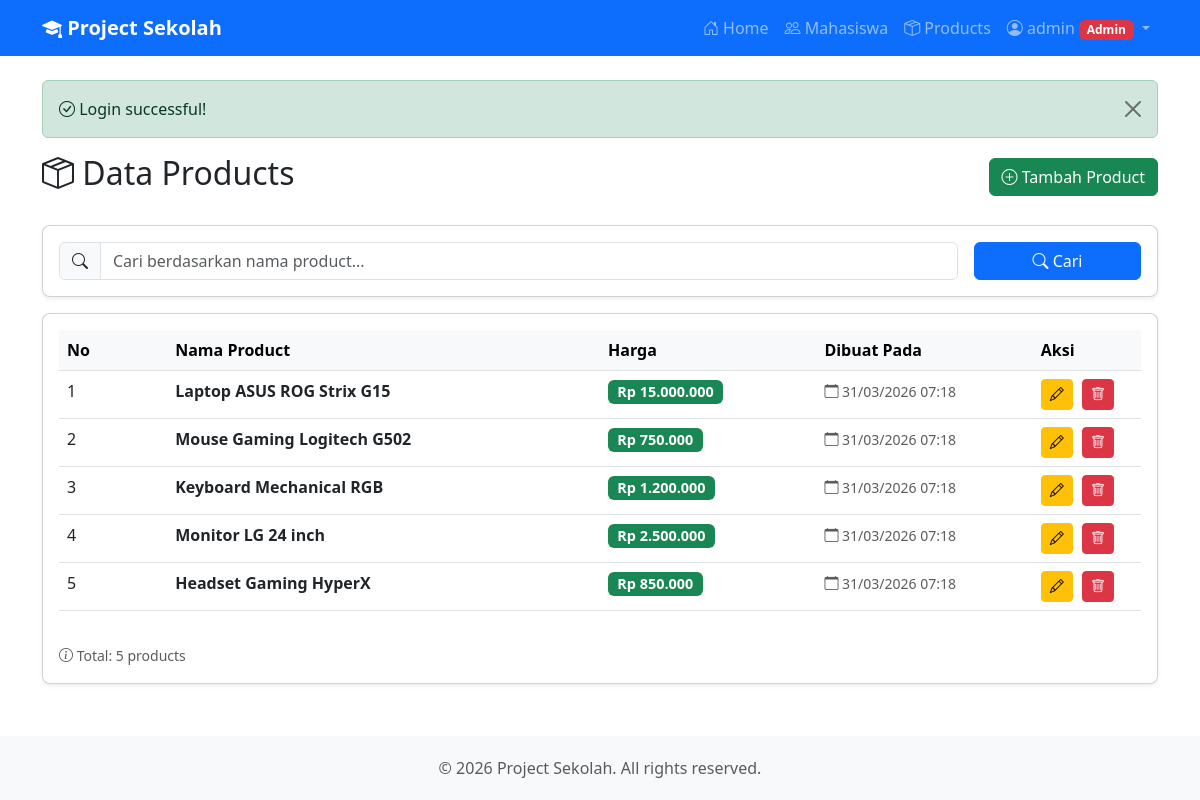
Screenshot of /index.php?page=products (signed in) with the database file from the repository.
### tables this page shows
CREATE TABLE IF NOT EXISTS products (
    id INT AUTO_INCREMENT PRIMARY KEY,
    name VARCHAR(100) NOT NULL,
    price DECIMAL(10,2) NOT NULL,
    created_at TIMESTAMP DEFAULT CURRENT_TIMESTAMP,
    updated_at TIMESTAMP DEFAULT CURRENT_TIMESTAMP ON UPDATE CURRENT_TIMESTAMP
);

### controllers/ProductController.php (called while the page is built, shortened)
<?php
class ProductController {
    private $productModel;
    public function __construct($db) {
        $this->productModel = new Product($db);
    }
    public function index() {
        $search = $_GET['search'] ?? '';
        $productList = $this->productModel->getAll($search);
        require_once 'views/layouts/header.php';
        require_once 'views/products/index.php';
        require_once 'views/layouts/footer.php';
    }
}

### config/app.php (called while the page is built, shortened)
<?php
function isAdmin() {
    return isset($_SESSION['role']) && $_SESSION['role'] === 'admin';
}

### models/Product.php (called while the page is built, shortened)
<?php
class Product {
    private $conn;
    private $table = 'products';
    public function __construct($db) {
        $this->conn = $db;
    }
    public function getAll($search = '') {
        if ($search) {
            $searchTerm = "%{$search}%";
            $stmt = $this->conn->prepare("SELECT * FROM {$this->table} WHERE name LIKE ? ORDER BY created_at DESC");
            $stmt->bind_param("s", $searchTerm);
            $stmt->execute();
            return $stmt->get_result()->fetch_all(MYSQLI_ASSOC);
        } else {
            $query = "SELECT * FROM {$this->table} ORDER BY created_at DESC";
            $result = $this->conn->query($query);
            return $result->fetch_all(MYSQLI_ASSOC);
        }
    }
}

### views/products/index.php (the view, shortened to what this page needs)
<div class="row">
    <div class="col-12">
        <div class="d-flex justify-content-between align-items-center mb-4">
            <h2>
                <i class="bi bi-box-seam"></i> Data Products
            </h2>
            <a href="index.php?page=products&action=create" class="btn btn-success">
                <i class="bi bi-plus-circle"></i> Tambah Product
            </a>
        </div>
    </div>
</div>
<div class="row mb-3">
    <div class="col-12">
        <div class="card">
            <div class="card-body">
                <form method="GET" action="index.php" class="row g-3">
                    <div class="col-md-10">
                        <div class="input-group">
                            <span class="input-group-text">
                                <i class="bi bi-search"></i>
                            </span>
                            <input type="text" class="form-control" name="search"
                                   placeholder="Cari berdasarkan nama product..."
                                   value="<?= htmlspecialchars($search ?? '') ?>">
                        </div>
                    </div>
                    <div class="col-md-2">
                        <button type="submit" class="btn btn-primary w-100">
                            <i class="bi bi-search"></i> Cari
                        </button>
                    </div>
                </form>
            </div>
        </div>
    </div>
</div>
<div class="row">
    <div class="col-12">
        <div class="card">
            <div class="card-body">
                <?php if (empty($productList)): ?>
                    <div class="text-center py-5">
                        <i class="bi bi-inbox" style="font-size: 4rem; color: #ccc;"></i>
                        <h5 class="mt-3 text-muted">
                            <?= $search ? 'Produk tidak ditemukan' : 'Belum ada data product' ?>
                        </h5>
                        <p class="text-muted">
                            <?= $search ? 'Coba kata kunci lain' : 'Klik tombol "Tambah Product" untuk menambahkan data' ?>
                        </p>
                        <?php if ($search): ?>
                            <a href="index.php?page=products" class="btn btn-primary">
                                <i class="bi bi-arrow-counterclockwise"></i> Reset Pencarian
                            </a>
                        <?php endif; ?>
                    </div>
                <?php else: ?>
                    <div class="table-responsive">
                        <table class="table table-hover">
                            <thead class="table-light">
                                <tr>
                                    <th width="10%">No</th>
                                    <th width="40%">Nama Product</th>
                                    <th width="20%">Harga</th>
                                    <th width="20%">Dibuat Pada</th>
                                    <?php if (isAdmin()): ?>
                                        <th width="10%">Aksi</th>
                                    <?php endif; ?>
                                </tr>
                            </thead>
                            <tbody>
                                <?php foreach ($productList as $index => $product): ?>
                                    <tr>
                                        <td><?= $index + 1 ?></td>
                                        <td>
                                            <strong><?= htmlspecialchars($product['name']) ?></strong>
                                        </td>
                                        <td>
                                            <span class="badge bg-success" style="font-size: 0.9rem;">
                                                Rp <?= number_format($product['price'], 0, ',', '.') ?>
                                            </span>
                                        </td>
                                        <td>
                                            <small class="text-muted">
                                                <i class="bi bi-calendar"></i>
                                                <?= date('d/m/Y H:i', strtotime($product['created_at'])) ?>
                                            </small>
                                        </td>
                                        <?php if (isAdmin()): ?>
                                            <td class="table-actions">
                                                <a href="index.php?page=products&action=edit&id=<?= $product['id'] ?>"
                                                   class="btn btn-sm btn-warning" title="Edit">
                                                    <i class="bi bi-pencil"></i>
                                                </a>
                                                <a href="javascript:void(0)"
                                                   onclick="confirmDelete('index.php?page=products&action=delete&id=<?= $product['id'] ?>', 'product')"
                                                   class="btn btn-sm btn-danger" title="Hapus">
                                                    <i class="bi bi-trash"></i>
                                                </a>
                                            </td>
                                        <?php endif; ?>
                                    </tr>
                                <?php endforeach; ?>
                            </tbody>
                        </table>
                    </div>
                    <div class="mt-3">
                        <small class="text-muted">
                            <i class="bi bi-info-circle"></i>
                            <?= $search ? 'Ditemukan ' . count($productList) . ' product' : 'Total: ' . count($productList) . ' products' ?>
                        </small>
                    </div>
                <?php endif; ?>
            </div>
        </div>
    </div>
</div>

### index.php (shortened to what this page needs)
<?php
require_once 'config/database.php';
require_once 'config/app.php';
require_once 'models/Product.php';
require_once 'controllers/ProductController.php';
$page = isset($_GET['page']) ? $_GET['page'] : 'home';
$action = isset($_GET['action']) ? $_GET['action'] : 'index';
switch ($page) {
    case 'products':
        $controller = new ProductController($conn);
        switch ($action) {
            default:
                $controller->index();
        }
        break;
}

### views/layouts/header.php (shortened to what this page needs)
<!DOCTYPE html>
<html lang="id">
<head>
    <link href="https://cdn.jsdelivr.net/npm/bootstrap@5.3.0/dist/css/bootstrap.min.css" rel="stylesheet">
    <link rel="stylesheet" href="https://cdn.jsdelivr.net/npm/bootstrap-icons@1.10.0/font/bootstrap-icons.css">
</head>
<body>
    <nav class="navbar navbar-expand-lg navbar-dark bg-primary">
        <div class="container">
            <a class="navbar-brand" href="index.php?page=home">
                <i class="bi bi-mortarboard-fill"></i> <?= APP_NAME ?>
            </a>
            <div class="collapse navbar-collapse" id="navbarNav">
                <ul class="navbar-nav ms-auto">
                    <li class="nav-item">
                        <a class="nav-link <?= ($page ?? '') == 'home' ? 'active' : '' ?>" href="index.php?page=home">
                            <i class="bi bi-house-door"></i> Home
                        </a>
                    </li>
                    <li class="nav-item">
                        <a class="nav-link <?= ($page ?? '') == 'mahasiswa' ? 'active' : '' ?>" href="index.php?page=mahasiswa">
                            <i class="bi bi-people"></i> Mahasiswa
                        </a>
                    </li>
                    <li class="nav-item">
                        <a class="nav-link <?= ($page ?? '') == 'products' ? 'active' : '' ?>" href="index.php?page=products">
                            <i class="bi bi-box-seam"></i> Products
                        </a>
                    </li>
                    <li class="nav-item dropdown">
                        <a class="nav-link dropdown-toggle" href="#" role="button" data-bs-toggle="dropdown">
                            <i class="bi bi-person-circle"></i> <?= $_SESSION['username'] ?? 'User' ?>
                            <?php if (isAdmin()): ?>
                                <span class="badge bg-danger">Admin</span>
                            <?php endif; ?>
                        </a>
                    </li>
                </ul>
            </div>
        </div>
    </nav>
    <div class="content">
        <div class="container mt-4">
            <?php if (isset($_SESSION['success'])): ?>
                <div class="alert alert-success alert-dismissible fade show" role="alert">
                    <i class="bi bi-check-circle"></i> <?= $_SESSION['success'] ?>
                    <button type="button" class="btn-close" data-bs-dismiss="alert"></button>
                </div>
            <?php endif; ?>

### views/layouts/footer.php (shortened to what this page needs)
        </div>
    </div>
    <footer class="mt-auto">
        <div class="container text-center">
            <p class="mb-0 text-muted">
                &copy; <?= date('Y') ?> <?= APP_NAME ?>. All rights reserved.
            </p>
        </div>
    </footer>
</body>
</html>

### views/layouts/header.php (style rules this page uses)
body { min-height: 100vh; display: flex; flex-direction: column; }
.content { flex: 1; }
.navbar-brand { font-weight: bold; }
.card { box-shadow: 0 0.125rem 0.25rem rgba(0,0,0,0.075); border-radius: 0.5rem; }
.table-actions a { margin-right: 5px; }
footer { background-color: #f8f9fa; padding: 20px 0; margin-top: 40px; }

### rows the page displays
products: name "Laptop ASUS ROG Strix G15", price "15.000.000", created_at "31/03/2026 07:18"
products: name "Mouse Gaming Logitech G502", price "750.000", created_at "31/03/2026 07:18"
products: name "Keyboard Mechanical RGB", price "1.200.000", created_at "31/03/2026 07:18"
products: name "Monitor LG 24 inch", price "2.500.000", created_at "31/03/2026 07:18"
products: name "Headset Gaming HyperX", price "850.000", created_at "31/03/2026 07:18"

### other values shown
APP_NAME "Project Sekolah"
$_SESSION['username'] "admin"
$_SESSION['success'] "Login successful!"
count($productList) "5"
